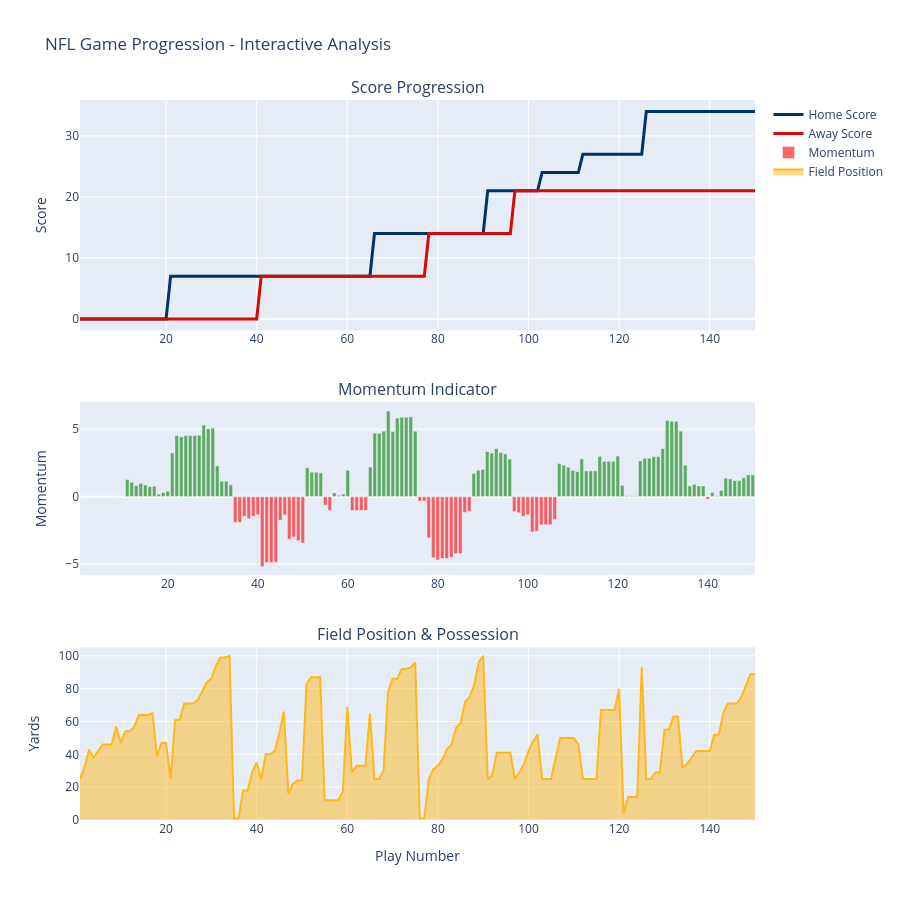

The cell this chart's notebook holds for it:
### Markdown cell above
## 4. Análisis Exploratorio de Datos (EDA)

### Code cell
# Visualización interactiva de la progresión del juego
fig = plot_game_progression(game_data, title="NFL Game Progression - Interactive Analysis")
fig.show()

### Figure 1 — Plotly figure (JSON) as saved in the notebook; plotly's stock layout.template omitted (floating-point values rounded to 4 significant figures; data arrays with more than 128 entries replaced by an {"elided": "..."} marker saying what was removed)
{"data": [{"line": {"color": "#013369", "width": 3}, "mode": "lines", "name": "Home Score", "type": "scatter", "x": {"elided": "150 int values"}, "xaxis": "x", "y": {"elided": "150 int values"}, "yaxis": "y"}, {"line": {"color": "#D50A0A", "width": 3}, "mode": "lines", "name": "Away Score", "type": "scatter", "x": {"elided": "150 int values"}, "xaxis": "x", "y": {"elided": "150 int values"}, "yaxis": "y"}, {"marker": {"color": {"elided": "150 str values"}}, "name": "Momentum", "opacity": 0.6, "type": "bar", "x": {"elided": "150 int values"}, "xaxis": "x2", "y": {"elided": "150 float values"}, "yaxis": "y2"}, {"fill": "tozeroy", "line": {"color": "#FFB81C", "width": 2}, "name": "Field Position", "opacity": 0.5, "type": "scatter", "x": {"elided": "150 int values"}, "xaxis": "x3", "y": {"elided": "150 int values"}, "yaxis": "y3"}], "layout": {"annotations": [{"font": {"size": 16}, "showarrow": false, "text": "Score Progression", "x": 0.5, "xanchor": "center", "xref": "paper", "y": 1, "yanchor": "bottom", "yref": "paper"}, {"font": {"size": 16}, "showarrow": false, "text": "Momentum Indicator", "x": 0.5, "xanchor": "center", "xref": "paper", "y": 0.58, "yanchor": "bottom", "yref": "paper"}, {"font": {"size": 16}, "showarrow": false, "text": "Field Position & Possession", "x": 0.5, "xanchor": "center", "xref": "paper", "y": 0.24, "yanchor": "bottom", "yref": "paper"}], "height": 900, "hovermode": "x unified", "showlegend": true, "title": {"text": "NFL Game Progression - Interactive Analysis"}, "xaxis": {"anchor": "y", "domain": [0, 1]}, "xaxis2": {"anchor": "y2", "domain": [0, 1]}, "xaxis3": {"anchor": "y3", "domain": [0, 1], "title": {"text": "Play Number"}}, "yaxis": {"anchor": "x", "domain": [0.68, 1], "title": {"text": "Score"}}, "yaxis2": {"anchor": "x2", "domain": [0.34, 0.58], "title": {"text": "Momentum"}}, "yaxis3": {"anchor": "x3", "domain": [0, 0.24], "title": {"text": "Yards"}}}}
